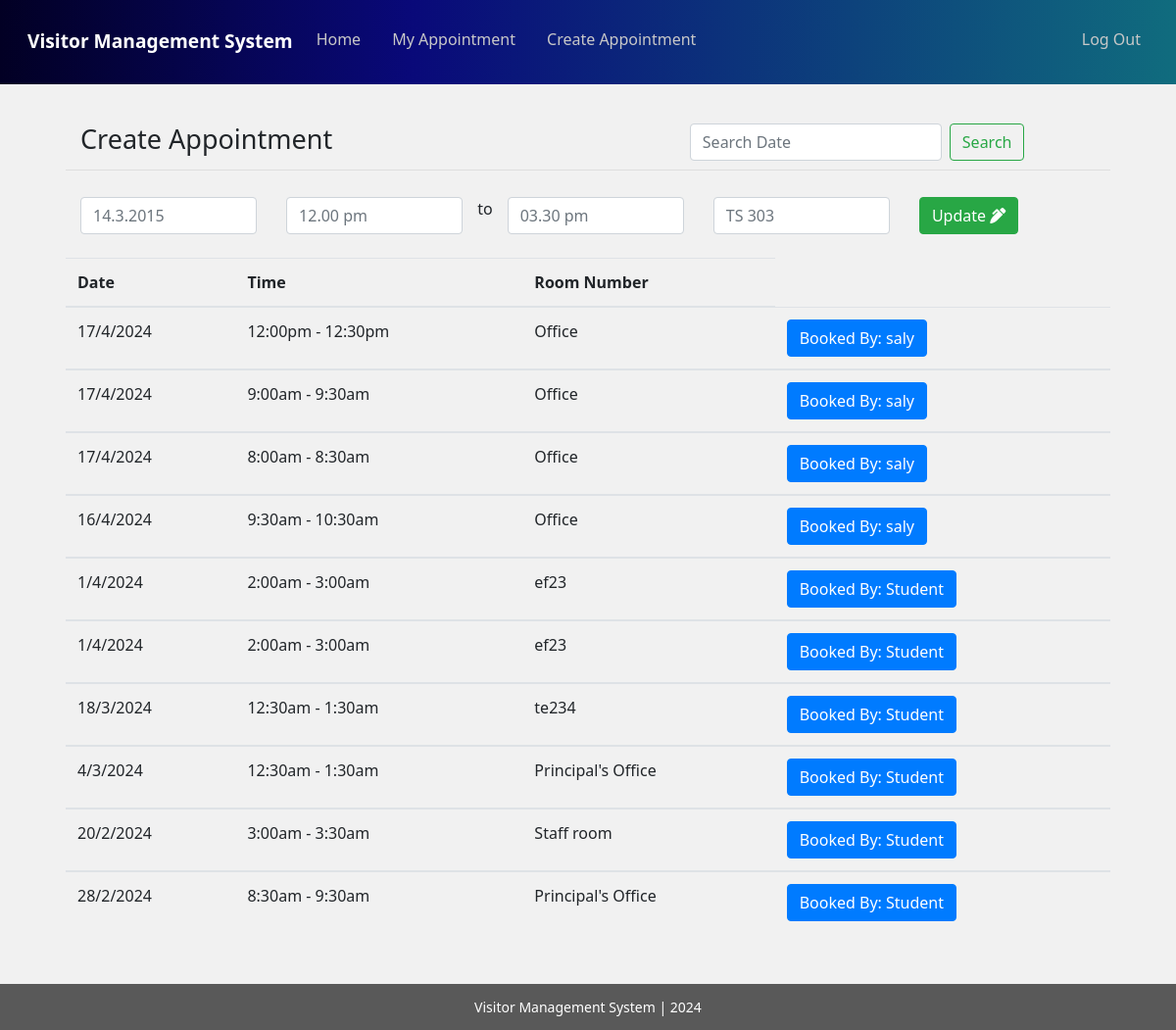
The page /teacher/create_appointment/update/3/ (signed in) on the database its author committed.
### teacher/models.py (models this page shows, shortened)
class Appointment(models.Model):
	user=models.ForeignKey(settings.AUTH_USER_MODEL,blank=True, null=True,on_delete=models.DO_NOTHING)
	date=models.CharField(max_length=50)
	time_start=models.CharField(max_length=50)
	time_end=models.CharField(max_length=50)
	room_number=models.CharField(max_length=50)
	appointment_with=models.CharField(max_length=50,blank=True)
	update_time=models.DateField(auto_now=True, auto_now_add=False)
	frist_time=models.DateField(auto_now=False, auto_now_add=True)
	status=models.CharField(max_length=10, null=True)
	cancel_reason=models.TextField(blank=True)

### teacher/views.py (the view)
# urls.py: path('create_appointment/update/<int:id>/', teacher_appointment_update,name='teacher_appointment_update'),
def teacher_appointment_update(request,id):
	logger.info('update teacher')
	group_name=Group.objects.all().filter(user = request.user)# get logget user grouped name
	group_name=str(group_name[0]) # convert to string
	if "Teacher" == group_name:
		user_name=request.user.get_username()#Getting Username
		appointment_list = Appointment.objects.all().order_by("-id").filter(user=request.user)
		q=request.GET.get("q") #search start
		if q:
			appointment_list=appointment_list.filter(date__icontains=q)
		else:
			appointment_list = appointment_list #search end
		single_appointment=ingle_appointment= Appointment.objects.get(id=id)
		form = AppointmentForm(request.POST or None, instance=single_appointment)
		if form.is_valid():
			saving=form.save(commit=False)
			saving.user=request.user
			saving.save()
			messages.success(request, 'Post Created Sucessfully')
			return redirect('http://127.0.0.1:8000/teacher/create_appointment/')
		appointments= {
		    "query": appointment_list,
		    "user_name":user_name,
		    "form":form,
		}
		return render(request, 'teacher_appointment_update.html', appointments )
	else:
		return redirect('http://127.0.0.1:8000/')

### teacher/forms.py
class AppointmentForm(forms.ModelForm):
	class Meta:
		model=Appointment
		fields=[
		    "date",
		    "time_start",
		    "time_end",
		    "room_number",
		    "appointment_with",
			"status"
		]

### templates/teacher_appointment_update.html (shortened to what this page needs)
{% extends 'common_teacher.html' %}
{% block common_teacher %}
   <div class="student">
           <div class="container">
          <div class="row min-height">
              <div class="col-sm-12">
                            <div class="row main_boder">
                                <div class="col-sm-7">
                                     <h3 class="appointmnet_list">Create Appointment</h3>
                                </div>
                                <div class="col-sm-5">
                                      <form class="form-inline my-2 my-lg-0" method="GET" action="">
                                          <input class="form-control mr-sm-2" type="text" name="q" placeholder="Search Date" placeholder="Search With Name" aria-label="Search">
                                          <button class="btn btn-outline-success my-2 my-sm-0" type="submit" value="Search">Search</button>
                                       </form>
                                </div>
                            </div>
                          <form method="POST" action="">{% csrf_token %}
                               <div class="row" id="datepairExample">
                                  <div class="col">
                                    <input type="text" class="form-control date start"  name="{{form.date.name}}" required id="id_{{form.date.name}}" placeholder="{{form.date.value}}">
                                  </div>
                                  <div class="col">
                                    <input type="text" class="form-control time start" name="{{form.time_start.name}}" required id="id_{{form.time_start.name}}" required placeholder="{{form.time_start.value}}">
                                  </div> to
                                  <div class="col">
                                    <input type="text" class="form-control time end" name="{{form.time_end.name}}" required id="id_{{form.time_end.name}}" required placeholder="{{form.time_end.value}}">
                                  </div>
                                  <div class="col">
                                    <input type="text" class="form-control" name="{{form.room_number.name}}" required id="id_{{form.room_number.name}}" required placeholder="{{form.room_number.value}}">
                                  </div>
                                  <div class="col">
                                    <button type="submit" class="btn btn-success">Update <i class="fas fa-pen-alt"></i></button>
                                  </div>
                                </div>
                             </form>
                             <br>
      </div>
                             <table class="table">
                                       <thead>
                                        <tr>
                                          <th scope="col">Date</th>
                                          <th scope="col">Time</th>
                                          <th scope="col">Room Number</th>
                                        </tr>
                                      </thead>{% for appoint in query %}
                                      {% if appoint.appointment_with != '' %}
                                      <tbody>
                                        <tr>
                                          <td>{{appoint.date}}</td>
                                          <td>{{appoint.time_start}} - {{appoint.time_end}}</td>
                                          <td>{{appoint.room_number}}</td>
                                          <td><button title="Already booked, Not editable" type="button" class="btn btn-primary">Booked By: {{appoint.appointment_with}}</button></td>
                                        </tr>
                                      </tbody>{% endif %}
                                      {% endfor %}
                              </table>
              </div>
          </div>
      </div>
      <div class="footer">
           <div class="container">
          <div class="row">
              <div class="col-sm-12">
                Visitor Management System | 2024
              </div>
          </div>
      </div>
      </div>
{% endblock common_teacher %}

### static/css/style.css (style rules this page uses)
.container { max-width: unset; }
.login { background-image: url(image/background.jpg); background-size: cover; }
h3.appointmnet_list { padding: 19px 0px 10px 0px; font-weight: normal; font-size: 27px; }
.student .row { background: #f1f1f1; }
body { font-family: 'Segoe UI', Tahoma, Geneva, Verdana, sans-serif; }
.footer .row { background: #595959; text-align: center; font-size: 14px; color: white; padding: 13px; }
h3.appointmnet_list { padding: 19px 0px 6px 0px; margin-bottom: 27px; font-weight: normal; font-size: 27px; }
.min-height h3.appointmnet_list { padding: 0px 0px 6px 0px; margin-bottom: 9px; font-weight: normal; font-size: 27px; }
.row.min-height { background: #f1f1f1; padding: 20px 67px 36px 67px; }
.row.main_boder { margin-bottom: 27px; border-bottom: 1px solid #00000014; }
.row.min-height { background: #f1f1f1; padding: 40px 67px 36px 67px; min-height: 591px; }
.main_boder { border-bottom: 1px solid #00000014; }

### rows shown on the page
Appointment: date "14.3.2015", time_start "12.00 pm", time_end "03.30 pm", room_number "TS 303"
Appointment: date "17/4/2024", time_start "12:00pm", time_end "12:30pm", room_number "Office", appointment_with "saly"
Appointment: date "17/4/2024", time_start "9:00am", time_end "9:30am", room_number "Office", appointment_with "saly"
Appointment: date "17/4/2024", time_start "8:00am", time_end "8:30am", room_number "Office", appointment_with "saly"
Appointment: date "16/4/2024", time_start "9:30am", time_end "10:30am", room_number "Office", appointment_with "saly"
Appointment: date "1/4/2024", time_start "2:00am", time_end "3:00am", room_number "ef23", appointment_with "Student"
Appointment: date "1/4/2024", time_start "2:00am", time_end "3:00am", room_number "ef23", appointment_with "Student"
Appointment: date "18/3/2024", time_start "12:30am", time_end "1:30am", room_number "te234", appointment_with "Student"
Appointment: date "4/3/2024", time_start "12:30am", time_end "1:30am", room_number "Principal's Office", appointment_with "Student"
Appointment: date "20/2/2024", time_start "3:00am", time_end "3:30am", room_number "Staff room", appointment_with "Student"
Appointment: date "28/2/2024", time_start "8:30am", time_end "9:30am", room_number "Principal's Office", appointment_with "Student"
